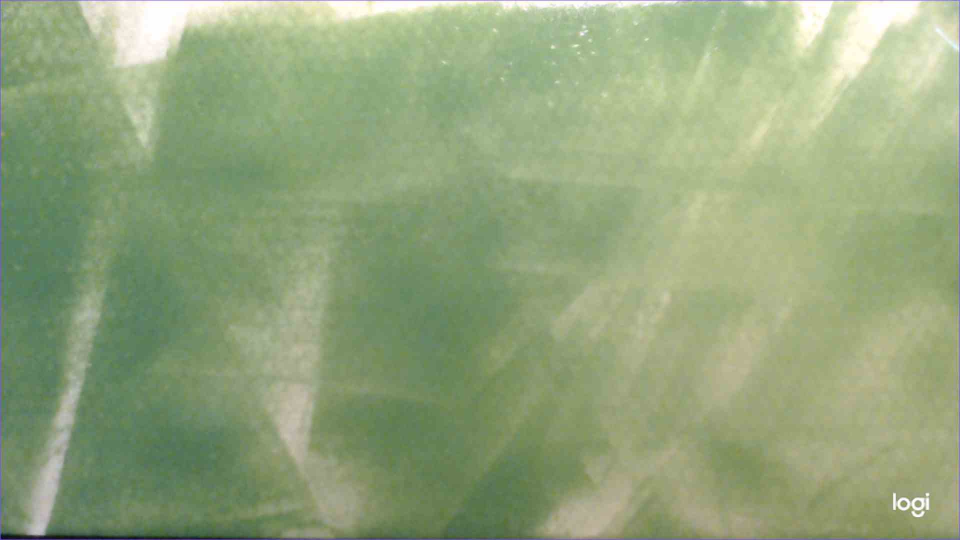
#> input picture Python/Images/2020-11-11_15-33-29.jpg, 1920 x 1080 px, found by its file name (shown at 1/2 size); its folder holds only this picture in this run
$ python -i RobotVisionModule.py   (imports and definitions only)   (older library calls are emulated)
#> lines starting #> are read from the running program, lines starting #| are printed output that depends on the picture; after the words box and inside, x2 and y2 are one past the last pixel; in counts of white or black regions, pixels touching at a corner belong together
import numpy as np
import cv2
# from matplotlib import pyplot as plt

max_value = 255
max_value_H = 360//2
low_H = 0
low_S = 0
low_V = 0

high_H = 180
high_S = 32
high_V = 255

window_detection_name = "Processed image"

# [41 lines left out: functions on_low_H_thresh_trackbar, on_high_H_thresh_trackbar, on_low_S_thresh_trackbar, on_high_S_thresh_trackbar, on_low_V_thresh_trackbar, on_high_V_thresh_trackbar, not called in this run]

def runProcedure():
    img = cv2.imread('Python\\Images\\2020-11-11_15-33-29.jpg')
#> img is the input picture: shape (1080, 1920, 3); mean B, G, R 124.2, 164.3, 146.6
    if img is None:
        print("Error opening image!")

    showDebugImage('image', img, 640, 480)

    blur = cv2.blur(img,(5,5))
    showDebugImage('blurred image', blur, 640, 480)
    HSVimage = cv2.cvtColor(blur, cv2.COLOR_BGR2HSV)
#> HSVimage: shape (1080, 1920, 3); mean H, S, V 44.1, 64.9, 164.7

    # HSVValuePicker(HSVimage)
    threshold_image = cv2.inRange(HSVimage, (low_H, low_S, low_V), (high_H, high_S, high_V))
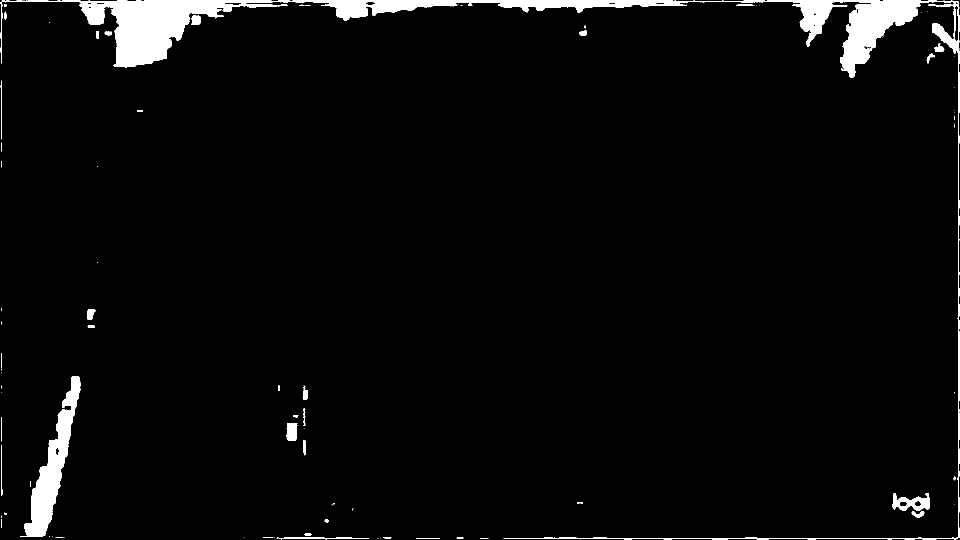
#> threshold_image: shape (1080, 1920) (shown at 1/2 size); 3.6% white; 85 white regions (47 under 20 px), largest, box (x1, y1, x2, y2) and area: (0, 0, 1920, 1080) 56859, (40, 752, 161, 1074) 11256, (1784, 986, 1860, 1022) 1432
    showDebugImage('thresholded image', threshold_image, 640, 480)

    kernel = np.ones((5,5), np.uint8)
    erosion = cv2.erode(threshold_image, kernel, iterations = 2)
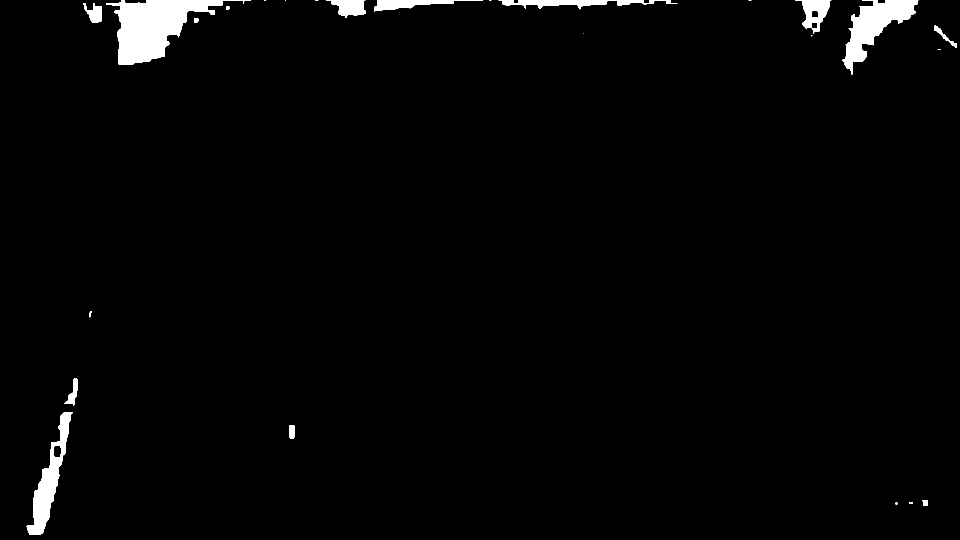
#> erosion: shape (1080, 1920) (shown at 1/2 size); 2% white; 25 white regions (9 under 20 px), largest, box (x1, y1, x2, y2) and area: (213, 0, 502, 130) 15678, (1685, 0, 1837, 150) 8573, (53, 824, 145, 1070) 6722

    showDebugImage('Erode image', erosion)

    invert = cv2.bitwise_not(erosion)
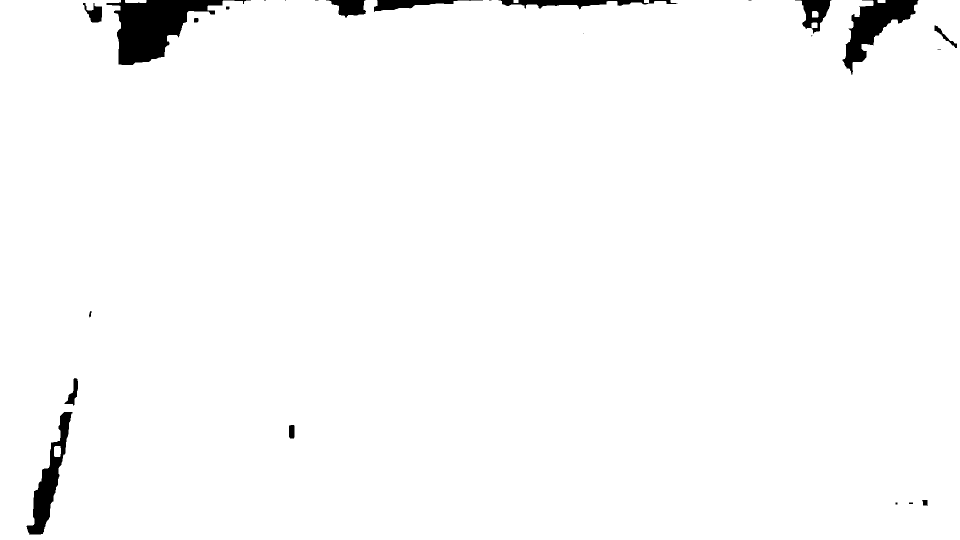
#> invert: shape (1080, 1920) (shown at 1/2 size); 98% white; 25 black regions (9 under 20 px), largest, box (x1, y1, x2, y2) and area: (213, 0, 502, 130) 15678, (1685, 0, 1837, 150) 8573, (53, 824, 145, 1070) 6722

    showDebugImage('Inverted erode image', invert)

    num_labels, labels, stats, centroids = cv2.connectedComponentsWithStats(erosion, 8, cv2.CV_32S)
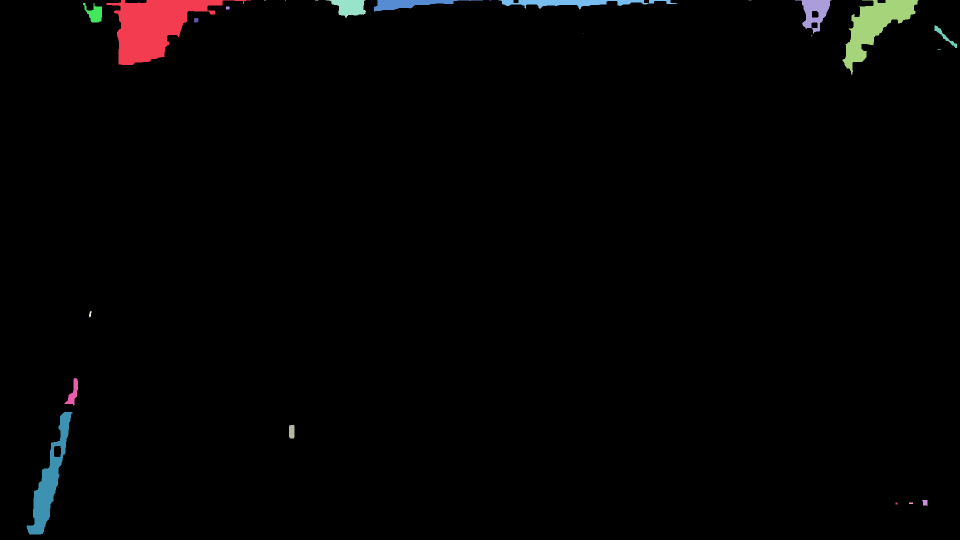
#> labels: shape (1080, 1920) int32 (shown at 1/2 size); 26 distinct labels, from 0 to 25; one colour per label, 0 black
#> num_labels = 26; stats = 26 rows, first 6: [0, 0, 1920, 1080, 2031180], [213, 0, 289, 130, 15678], [528, 0, 4, 1, 4], [570, 0, 2, 1, 2], [630, 0, 7, 1, 7], [652, 0, 80, 36, 1722]; centroids = 26 pairs, first value 98.33 to 1889, second value 0 to 1006.5

    sizes = stats[1:, -1]
#> sizes = 25 values, max 15678 at index 0, min 1 at index 15, mean 1696.8
    num_labels = num_labels - 1
#> num_labels = 25

    newimg = erosion

    for i in range(0, num_labels):
        if sizes[i] < 400:
            newimg[labels == i + 1] = 0
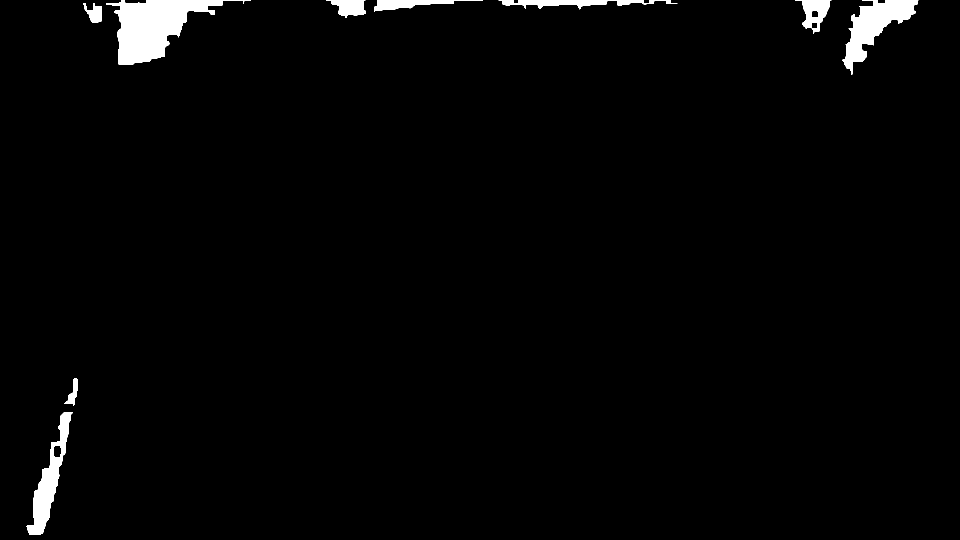
#> newimg: shape (1080, 1920) (shown at 1/2 size); 2% white; 9 white regions

        # check if the blob is attached to the border of the image

    showDebugImage('Labels', newimg)

    inputContourImage = newimg

    contours, hierarchy = cv2.findContours(inputContourImage, cv2.RETR_EXTERNAL, cv2.CHAIN_APPROX_SIMPLE)
#> contours = 9 contours; largest, box (x1, y1, x2, y2) and area: (213, 0, 502, 130) 15240, (1685, 0, 1837, 150) 8258, (53, 824, 145, 1070) 6724, (997, 0, 1355, 19) 2488, (1590, 0, 1663, 67) 2438

    showDebugImage('Contouring', inputContourImage)

    print(f"Number of Contours found: {len(contours)}" )
#| Number of Contours found: 9
    print(f"Amount of Points in first contour: {len(contours[0])}")
#| Amount of Points in first contour: 174

    cv2.drawContours(img, contours, -1, (0, 0, 255), 3)
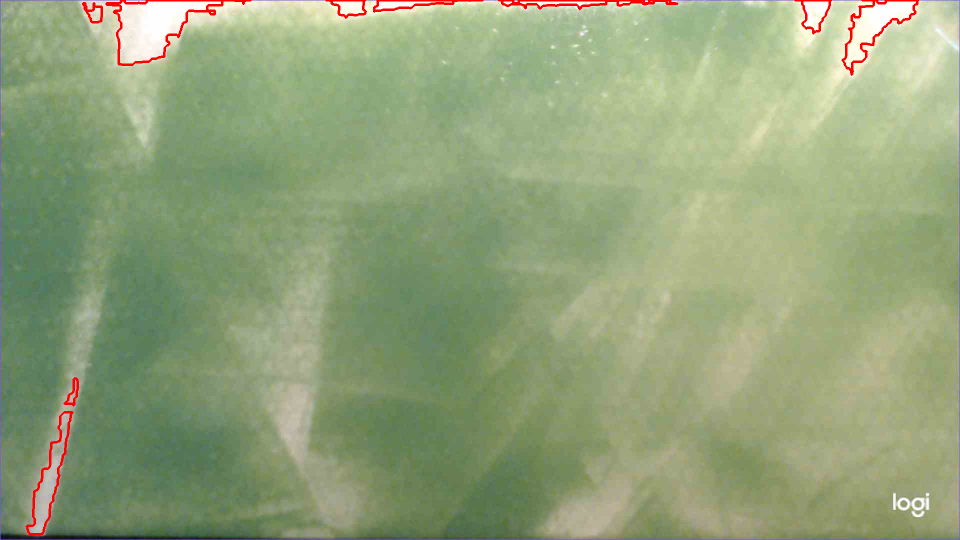
#> img: shape (1080, 1920, 3) (shown at 1/2 size); 0.8% of pixels changed, all inside (x1, y1, x2, y2) = (51, 0, 1839, 1072)

    showDebugImage('image Contouring', img)

    # [4 lines of commented-out code are left out]


    cv2.waitKey(0)
    cv2.destroyAllWindows()

def showDebugImage(windowName, image, windowWidth = 640, windowHeight = 480):
    cv2.namedWindow(windowName, cv2.WINDOW_NORMAL)
    cv2.resizeWindow(windowName, windowWidth, windowHeight)
    cv2.imshow(windowName, image)

# [19 lines left out: function HSVValuePicker, not called in this run]

>>> result = runProcedure()
